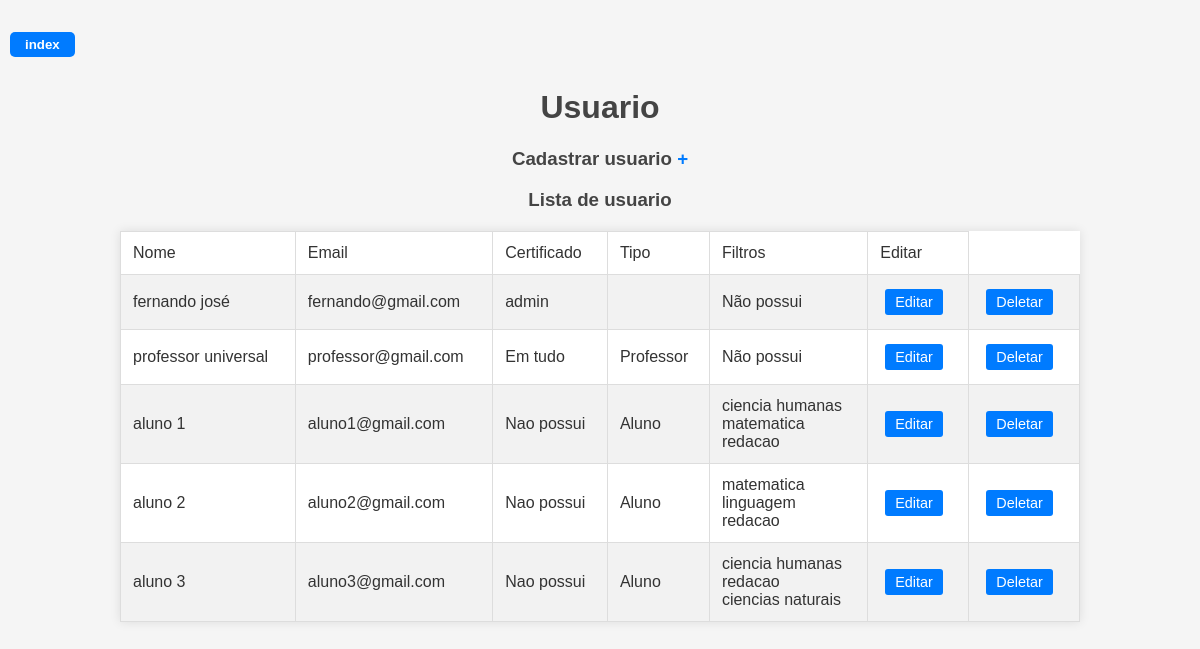
/dashboard/usuario/index.php (signed in), run on the app's committed database.
### tables this page shows
CREATE TABLE `tb_usuario` (
  `id_usuario` int(11) NOT NULL AUTO_INCREMENT,
  `nome_usuario` varchar(30) NOT NULL,
  `senha_usuario` varchar(30) NOT NULL,
  `email_usuario` varchar(30) NOT NULL,
  `certificado` varchar(100) DEFAULT NULL,
  `tipo` varchar(1) NOT NULL,
  `foto_usuario` varchar(100) DEFAULT NULL,
  PRIMARY KEY (`id_usuario`)
);

CREATE TABLE `tb_filtro` (
  `id_filtro` int(11) NOT NULL AUTO_INCREMENT,
  `id_usuario` int(11) NOT NULL,
  `filtro` enum('linguagem','matematica','ciencias naturais','ciencia humanas','redacao','edital','dicasdeestudo','testesvocaional','artigos','entrevistas','inscricao','simulados') NOT NULL,
  PRIMARY KEY (`id_filtro`),
  KEY `id_usuario` (`id_usuario`),
  CONSTRAINT `tb_filtro_ibfk_2` FOREIGN KEY (`id_usuario`) REFERENCES `tb_usuario` (`id_usuario`) ON DELETE CASCADE ON UPDATE CASCADE
);

### bd/conexao.php (called while the page is built, shortened)
<?php
    function conectarDB(){
        $servidor = "db";
        $nome = "root";
        $senha = "123";
        $banco = "bd_estudatil";
        $conexao = mysqli_connect($servidor,$nome,$senha,$banco);
        return $conexao;
    }
    function executaSql($sql,$tipos,$dados){
        $conexao = conectarDB();
        $stmt = mysqli_prepare($conexao,$sql);
        $result = mysqli_stmt_bind_param($stmt, $tipos, ...$dados);
        mysqli_stmt_execute($stmt);
        if ($sql[0] == 'S') {
           $resultados = mysqli_stmt_get_result($stmt);
           if ($resultados) {
                $resultados = mysqli_fetch_all($resultados, MYSQLI_ASSOC);
           }
           return [$result, $resultados];
        }
        return $result;
    }
    function SelectallSql($sql){
        $conexao = conectarDB();
        $stmt = mysqli_prepare($conexao,$sql);
        $result = mysqli_stmt_execute($stmt);
        $resultados = mysqli_stmt_get_result($stmt);
        if ($resultados) {
                $resultados = mysqli_fetch_all($resultados, MYSQLI_ASSOC);
           }
           return [$result, $resultados];
    }
?>

### public/dashboard/usuario/index.php (the view, shortened to what this page needs)
<?php
include_once ($_SERVER["DOCUMENT_ROOT"]."/bd/conexao.php");
if (isset($_SESSION['id_usuario'])){
    $iduser = $_SESSION['id_usuario'];
    $tipologado = $_SESSION['tipo'];
}
?>
<!DOCTYPE html>
<html lang="en">
<head>
    <link rel="stylesheet" href="/public/assets/css/lista.css">
</head>
<body>
    <h5><a href="/public/index.php">index</a></h5>
    <h1>Usuario</h1>
    <h3>Cadastrar usuario <a href="form_usuario.php?caso=insert">+</a></h3>
    <h3>Lista de usuario</h3>
    <?php
        $sql_list_user = "SELECT * FROM tb_usuario WHERE tipo != 'U'";
        $result_list_user = SelectallSql($sql_list_user);
        if (sizeof($result_list_user) > 0) {
                ?>
                <table>
                    <tbody>
                        <tr>
                            <td>Nome</td>
                            <td>Email</td>
                            <td>Certificado</td>
                            <td>Tipo</td>
                            <td>Filtros</td>
                            <td>Editar</td>
                        </tr>
                        <?php
            foreach ($result_list_user[1] as $list_user){
                ?>
                        <td><?= $list_user['nome_usuario']?></td>
                        <td><?= $list_user['email_usuario']?></td>
                        <td><?php
                            if ($list_user['certificado'] == null) {
                                echo "Nao possui";
                            } else {
                                echo $list_user['certificado'];
                            }
                            ?></td>
                        <td><?php
                            $tipo = $list_user["tipo"];
                            if ($tipo == "A") {
                                    echo "Aluno";
                            } else if ($tipo == "P") {
                                echo "Professor";
                            }
                        ?></td>
                        <?php
                        $sql_slct_filter = "SELECT * FROM tb_filtro WHERE id_usuario = ?";
                        $ideditar = $list_user["id_usuario"];
                        $result_filter = executaSql($sql_slct_filter,'i',[$ideditar]);
                        if (sizeof($result_filter[1]) > 0){
                            echo "<td>";
                            foreach ($result_filter[1] as $list_filter){
                                ?><?= $list_filter["filtro"];?><br><?php
                            }
                            echo "</td>";
                        } else {
                            echo "<td>Não possui</td>";
                        }
                            if (isset($iduser)) {
                                if ($iduser == $ideditar || $tipologado == "X"){
                                        ?>
                                            <td><a href="form_usuario.php?caso=update&id=<?=$ideditar?>">Editar</a></td>
                                            <td><a href="/controle/controle_usuario.php?case=delete&id=<?= $ideditar?>&tipo=<?=$tipo?>">Deletar</a></td>
                                        <?php
                                }
                            }
                        ?>
                <?php
            }
        }
    ?>
</tbody>
</table>
</body>
</html>

### public/assets/css/lista.css (style rules this page uses)
body { font-family: Arial, sans-serif; margin: 0; padding: 0; background-color: #f5f5f5; color: #333; }
h1, h3 { text-align: center; color: #444; }
a { text-decoration: none; color: #007BFF; }
h5 a { display: inline-block; margin: 10px; padding: 5px 15px; background-color: #007BFF; color: white; border-radius: 5px; text-align: center; }
table { width: 80%; margin: 20px auto; border-collapse: collapse; background: white; box-shadow: 0 0 10px rgba(0, 0, 0, 0.1); }
td, th { padding: 12px; text-align: left; border: 1px solid #ddd; }
td a { display: inline-block; margin: 2px 5px; padding: 5px 10px; background-color: #007BFF; color: white; border-radius: 3px; font-size: 0.9em; text-align: center; }

### data on the page
tb_usuario: nome_usuario "fernando josé", email_usuario "fernando@gmail.com", certificado "admin", shows "Não possui"
tb_usuario: nome_usuario "professor universal", email_usuario "professor@gmail.com", certificado "Em tudo", tipo "Professor", shows "Não possui"
tb_usuario: nome_usuario "aluno 1", email_usuario "aluno1@gmail.com", certificado "Nao possui", tipo "Aluno"
tb_filtro: filtro "ciencia humanas"
tb_filtro: filtro "matematica"
tb_filtro: filtro "redacao"
tb_usuario: nome_usuario "aluno 2", email_usuario "aluno2@gmail.com", certificado "Nao possui", tipo "Aluno"
tb_filtro: filtro "matematica"
tb_filtro: filtro "linguagem"
tb_filtro: filtro "redacao"
tb_usuario: nome_usuario "aluno 3", email_usuario "aluno3@gmail.com", certificado "Nao possui", tipo "Aluno"
tb_filtro: filtro "ciencia humanas"
tb_filtro: filtro "redacao"
tb_filtro: filtro "ciencias naturais"
